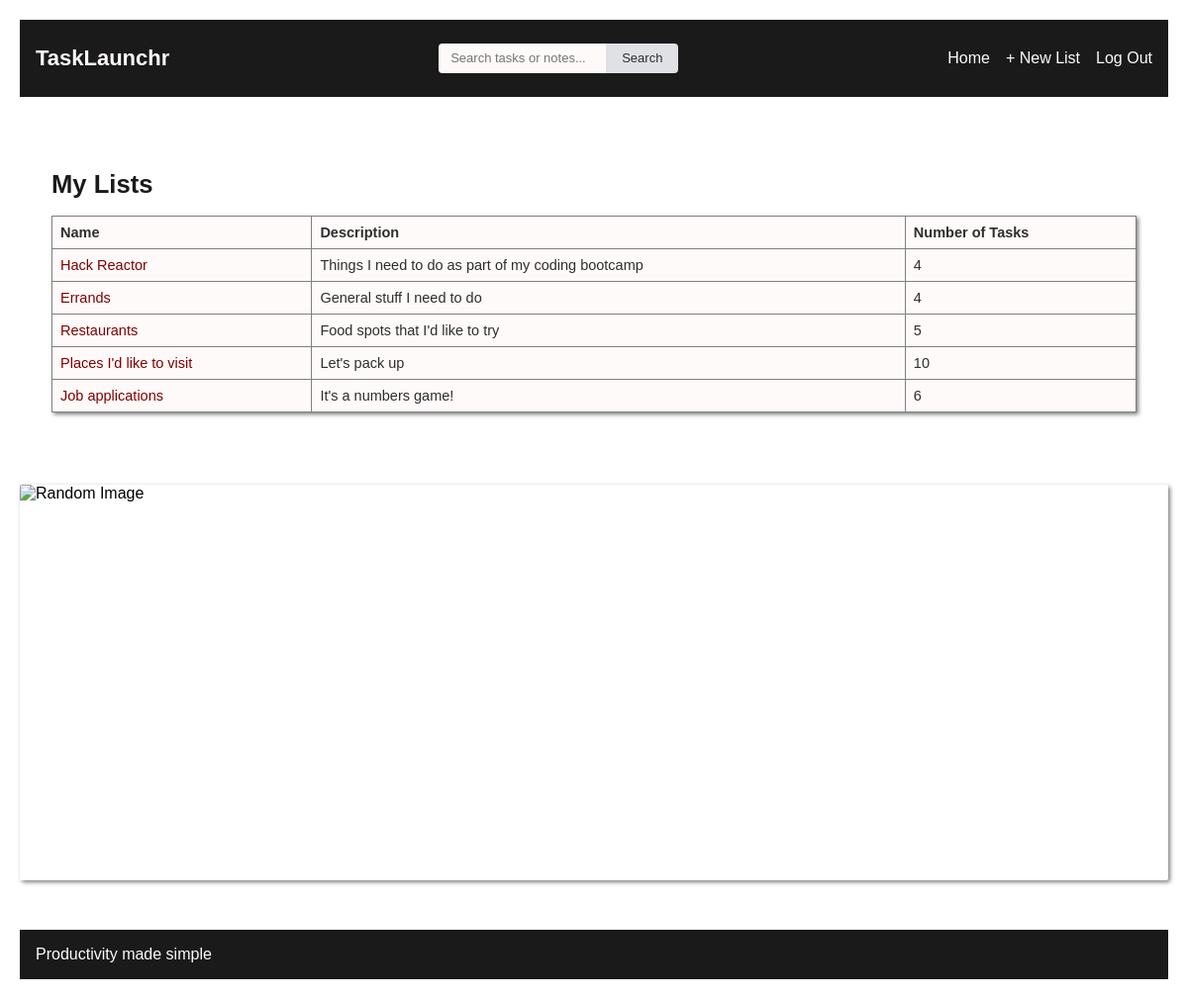
The page /todos/ (signed in) on the database its author committed.
### todos/models.py (models this page shows, shortened)
class TodoList(models.Model):
    name = models.CharField(max_length=255)
    description = models.TextField(blank=True, null=True)
    created_on = models.DateTimeField(auto_now_add=True)
    user = models.ForeignKey(
        User,
        related_name="todoslists",
        on_delete=models.CASCADE,
    )

### todos/views.py (the view)
# urls.py: path("", todo_list_list, name="todo_list_list"),
@login_required
def todo_list_list(request: HttpRequest) -> HttpResponse:
    todos = TodoList.objects.filter(user=request.user)
    return render(request, "todos/list.html", {"todo_list_list": todos})

### todos/templates/todos/list.html (shortened to what this page needs)
{% extends "base.html" %}
{% block content %}
    <main>
        <div>
            <h1>My Lists</h1>
            {% if todo_list_list %}
                <table>
                    <thead>
                        <tr>
                            <th>Name</th>
                            <th>Description</th>
                            <th>Number of Tasks</th>
                        </tr>
                    </thead>
                    <tbody>
                        {% for list in todo_list_list %}
                            <tr>
                                <td>
                                    <a class="table-link" href="{% url 'todo_list_detail' list.id %}">{{ list.name }}</a>
                                </td>
                                <td>{{ list.description }}</td>
                                <td>{{ list.items.count }}</td>
                            </tr>
                        {% endfor %}
                    </tbody>
                </table>
            {% else %}
                <p>You don't have any lists.</p>
            {% endif %}
        </div>
    </main>
{% endblock content %}

### todos/static/css/todos.css (style rules this page uses)
body { font-family: Helvetica, sans-serif; padding: 1%; }
main { padding: 16px; }
h1 { color: #1a1a1a; font-size: 1.6em; }
.table-link { text-decoration: none; color: #800000; transition: color 0.3s ease; }
table { font-family: Arial, Helvetica, sans-serif; font-size: 14.5px; border-collapse: collapse; width: 100%; margin-bottom: 16px; box-shadow: 2px 2px 4px rgba(0,0,0,0.5); text-align: left; background-color: #FFFAFA; color: #2E2E2E; }
th, td { padding: 8px; border: 1px solid gray; }

### rows shown on the page
TodoList: name "Hack Reactor", description "Things I need to do as part of my coding bootcamp", items.count "4"
TodoList: name "Errands", description "General stuff I need to do", items.count "4"
TodoList: name "Restaurants", description "Food spots that I'd like to try", items.count "5"
TodoList: name "Places I'd like to visit", description "Let's pack up", items.count "10"
TodoList: name "Job applications", description "It's a numbers game!", items.count "6"
